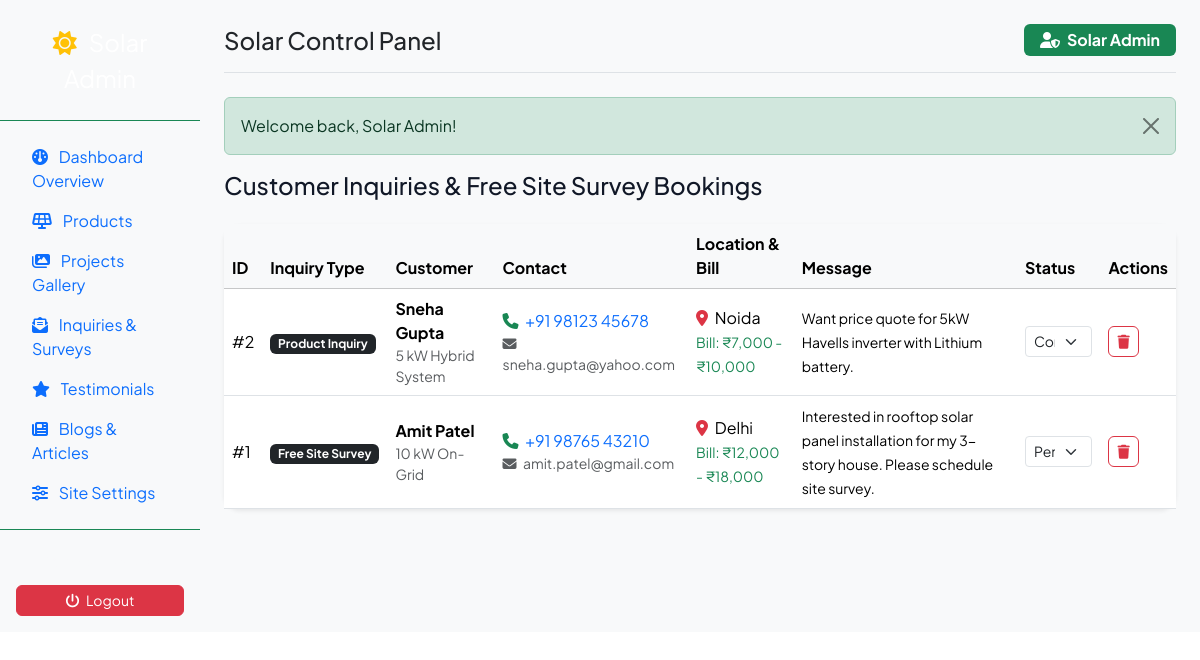
Page /admin/inquiries.php (signed in) on the committed database.
### tables this page shows
CREATE TABLE IF NOT EXISTS `inquiries` (
  `id` INT AUTO_INCREMENT PRIMARY KEY,
  `type` VARCHAR(50) DEFAULT 'Contact Inquiry',
  `name` VARCHAR(150) NOT NULL,
  `email` VARCHAR(150) NOT NULL,
  `phone` VARCHAR(30) NOT NULL,
  `city` VARCHAR(100) DEFAULT NULL,
  `system_type` VARCHAR(100) DEFAULT NULL,
  `monthly_bill` VARCHAR(50) DEFAULT NULL,
  `message` TEXT,
  `status` VARCHAR(50) DEFAULT 'Pending',
  `created_at` TIMESTAMP DEFAULT CURRENT_TIMESTAMP
);

### admin/inquiries.php (the view, shortened to what this page needs)
<?php
require_once __DIR__ . '/includes/header.php';
$db = getDB();
$inquiries = $db->query("SELECT * FROM inquiries ORDER BY id DESC")->fetchAll();
?>
<div class="d-flex justify-content-between align-items-center mb-4">
    <h4 class="font-weight-bold mb-0">Customer Inquiries &amp; Free Site Survey Bookings</h4>
</div>
<div class="card border-0 shadow-sm rounded-4">
    <div class="card-body p-0">
        <div class="table-responsive">
            <table class="table table-hover align-middle mb-0">
                <thead class="table-light">
                    <tr>
                        <th>ID</th>
                        <th>Inquiry Type</th>
                        <th>Customer</th>
                        <th>Contact</th>
                        <th>Location &amp; Bill</th>
                        <th>Message</th>
                        <th>Status</th>
                        <th>Actions</th>
                    </tr>
                </thead>
                <tbody>
                    <?php if (!empty($inquiries)): ?>
                        <?php foreach ($inquiries as $inq): ?>
                            <tr>
                                <td>#<?php echo $inq['id']; ?></td>
                                <td><span class="badge bg-dark"><?php echo htmlspecialchars($inq['type']); ?></span></td>
                                <td>
                                    <strong><?php echo htmlspecialchars($inq['name']); ?></strong>
                                    <?php if ($inq['system_type']): ?>
                                        <div class="small text-muted"><?php echo htmlspecialchars($inq['system_type']); ?></div>
                                    <?php endif; ?>
                                </td>
                                <td>
                                    <div><i class="fa-solid fa-phone text-success me-1"></i> <a href="tel:<?php echo $inq['phone']; ?>"><?php echo htmlspecialchars($inq['phone']); ?></a></div>
                                    <?php if ($inq['email']): ?>
                                        <div class="small text-muted"><i class="fa-solid fa-envelope me-1"></i> <?php echo htmlspecialchars($inq['email']); ?></div>
                                    <?php endif; ?>
                                </td>
                                <td>
                                    <div><i class="fa-solid fa-location-dot text-danger me-1"></i> <?php echo htmlspecialchars($inq['city']); ?></div>
                                    <?php if ($inq['monthly_bill']): ?>
                                        <small class="text-success font-weight-semibold">Bill: <?php echo htmlspecialchars($inq['monthly_bill']); ?></small>
                                    <?php endif; ?>
                                </td>
                                <td><small><?php echo htmlspecialchars($inq['message']); ?></small></td>
                                <td>
                                    <form action="" method="POST" class="d-inline">
                                        <select name="status" class="form-select form-select-sm" onchange="this.form.submit()">
                                            <option value="Pending" <?php echo $inq['status'] === 'Pending' ? 'selected' : ''; ?>>Pending</option>
                                            <option value="Contacted" <?php echo $inq['status'] === 'Contacted' ? 'selected' : ''; ?>>Contacted</option>
                                        </select>
                                    </form>
                                </td>
                                <td>
                                    <form action="" method="POST" class="d-inline" onsubmit="return confirm('Delete this record?');">
                                        <button type="submit" class="btn btn-sm btn-outline-danger"><i class="fa-solid fa-trash"></i></button>
                                    </form>
                                </td>
                            </tr>
                        <?php endforeach; ?>
                    <?php else: ?>
                        <tr>
                            <td colspan="8" class="text-center py-4 text-muted">No inquiries received yet.</td>
                        </tr>
                    <?php endif; ?>
                </tbody>
            </table>
        </div>
    </div>
</div>
<?php require_once __DIR__ . '/includes/footer.php'; ?>

### assets/css/style.css (style rules this page uses)
:root { --primary-color: #374151; --primary-hover: #1F2937; --accent-color: #6B7280; --accent-hover: #374151; --light-grey-bg: #F3F4F6; --bg-color: #FFFFFF; --text-color: #111827; --text-muted: #6B7280; --dark-grey: #1F2937; --dark-green-gradient: linear-gradient(135deg, #4B5563 0%, #1F2937 100%); --card-shadow: 0 10px 25px -5px rgba(0, 0, 0, 0.07), 0 8px 10px -6px rgba(0, 0, 0, 0.03); --card-hover-shadow: 0 20px 30px -10px rgba(0, 0, 0, 0.15), 0 12px 15px -8px rgba(0, 0, 0, 0.05); --border-radius: 16px; --transition-fast: all 0.3s ease; }
html, body { font-family: 'Plus Jakarta Sans', 'Poppins', sans-serif; background-color: var(--bg-color); color: var(--text-color); overflow-x: clip; padding-top: 0 !important; margin: 0 !important; }
a { text-decoration: none; transition: var(--transition-fast); }
.btn, .btn.rounded-pill { border-radius: 6px !important; }

### rows in the picture
inquiries: id "2", type "Product Inquiry", name "Sneha Gupta", system_type "5 kW Hybrid System", phone "+91 98123 45678", email "sneha.gupta@yahoo.com", city "Noida", monthly_bill "₹7,000 - ₹10,000", message "Want price quote for 5kW Havells inverter with Lithium battery.", status "Contacted"
inquiries: id "1", type "Free Site Survey", name "Amit Patel", system_type "10 kW On-Grid", phone "+91 98765 43210", email "amit.patel@gmail.com", city "Delhi", monthly_bill "₹12,000 - ₹18,000", message "Interested in rooftop solar panel installation for my 3-story house. Please schedule site survey.", status "Pending"

### other values in the picture
$_SESSION['admin_name'] "Solar Admin"
$flash['message'] "Welcome back, Solar Admin!"
